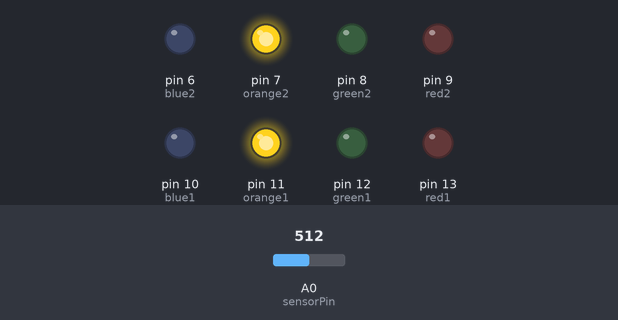
A sketch run on a simulated Arduino Uno, built with avr-gcc and run on an emulated ATmega328P. On the bench: output pins drawn as LEDs (lit = HIGH). Dashed ring = blinking. The inputs (shaded band) are chosen by the test bench; at power-on: A0 (sensorPin) = 512. Random numbers use the default seed unless the sketch sets one.

Above: at 0.75 s.
1.3 s: A0 (sensorPin) set to 306
At 1.8 s:
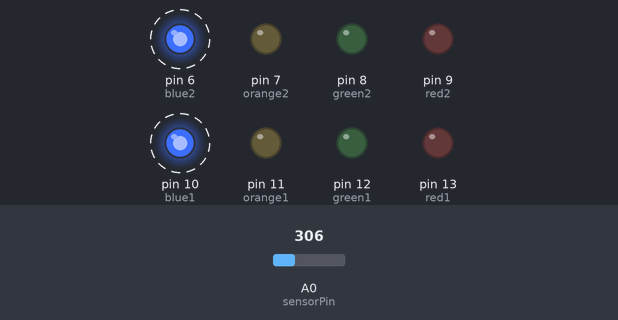
4.3 s: A0 (sensorPin) set to 511
At 5.53 s:
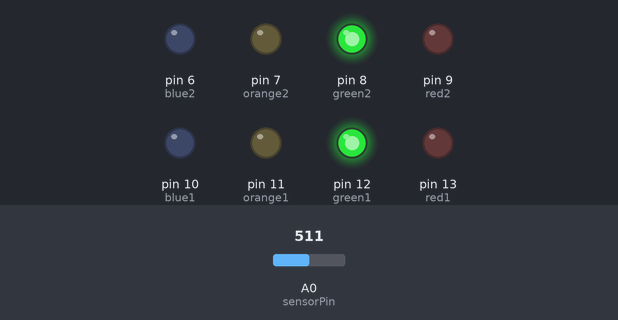
7.3 s: A0 (sensorPin) set to 529
At 7.9 s:
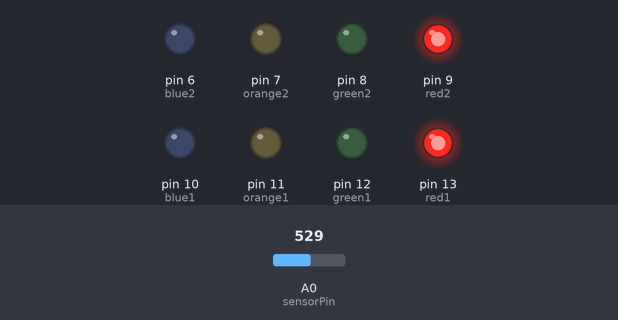
10.3 s: A0 (sensorPin) set to 556
Timing chart, 0 to 14.3 s (numbered marks = the images above; inputs shaded):
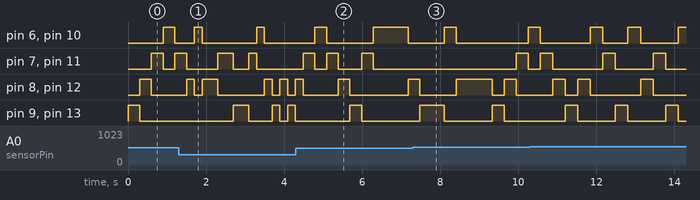

The sketch:

valguskett.ino
```cpp
int sensorPin = 0;
int red1 = 13;
int green1 = 12;
int orange1 = 11;
int blue1 = 10;
int red2 = 9;
int green2 = 8;
int orange2 = 7;
int blue2 = 6;

int ledPins[] = { 13, 12, 11, 10, 9, 8, 7, 6 };

void setup()
{
  int len = sizeof(ledPins) / sizeof(ledPins[0]);
  for (int i = 0; i < len; i++) {
    pinMode(ledPins[i], OUTPUT);
  }
  Serial.begin(9600);
}

void loop()
{
  int len = sizeof(ledPins) / sizeof(ledPins[0]);
  for (int i = 0; i < 4; i++) {
    onColor(i, getDelay());
  }
  for (int i = 2; i >= 1; i--) {
    onColor(i, getDelay());
  }

  for (int i = 0; i < 4; i++) {
    onColor(rand() % 4, getDelay());
  }
  for (int i = 0; i < 4; i++) {
    onColor(rand() % 4, getDelay());
  }
  for (int i = 0; i < 4; i++) {
    onColor(rand() % 4, getDelay());
  }
}

void onColor(int colorId, int wait) {
  if (colorId == 0) red(wait);
  if (colorId == 1) green(wait);
  if (colorId == 2) orange(wait);
  if (colorId == 3) blue(wait);
}

int getDelay() {
    int sensorValue = analogRead(sensorPin);
    float mult = sensorValue / 1023.0;
    int wait = 50 + mult * 500;
    return wait;
}

void blue(int wait)
{
  digitalWrite(blue1, HIGH);
  digitalWrite(blue2, HIGH);
  delay(wait);
  digitalWrite(blue1, LOW);
  digitalWrite(blue2, LOW);
}

void red(int wait)
{
  digitalWrite(red1, HIGH);
  digitalWrite(red2, HIGH);
  delay(wait);
  digitalWrite(red1, LOW);
  digitalWrite(red2, LOW);
}

void green(int wait)
{
  digitalWrite(green1, HIGH);
  digitalWrite(green2, HIGH);
  delay(wait);
  digitalWrite(green1, LOW);
  digitalWrite(green2, LOW);
}

void orange(int wait)
{
  digitalWrite(orange1, HIGH);
  digitalWrite(orange2, HIGH);
  delay(wait);
  digitalWrite(orange1, LOW);
  digitalWrite(orange2, LOW);
}
```

Measured:
- by itself, pin 9 (red2), pin 13 (red1): alternates HIGH for 0.32 s and LOW for 0.96 s
